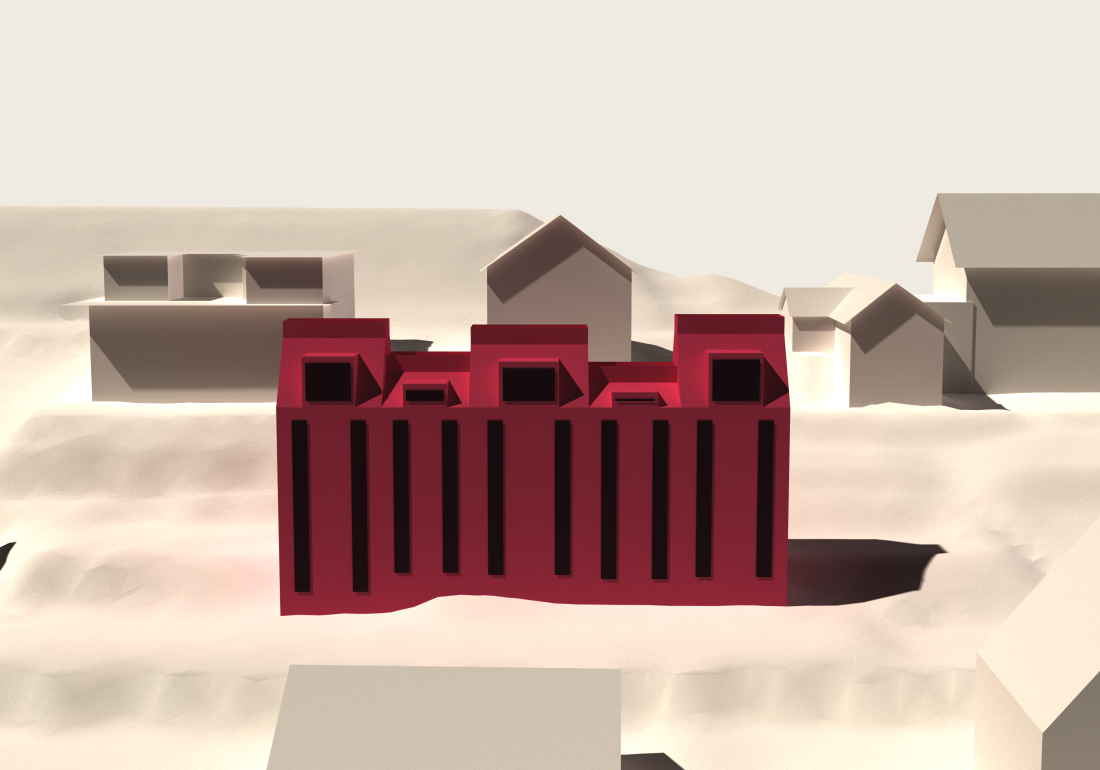
#> input picture render-scratch/2623/collage4/render/2623_OBR_warm_hero.png, 2200 x 1540 px, found by its file name (shown at 1/2 size)
$ python compose_collage4.py
#> lines starting #> are read from the running program, lines starting #| are printed output that depends on the picture; after the words box and inside, x2 and y2 are one past the last pixel; in counts of white or black regions, pixels touching at a corner belong together
#!/usr/bin/env python3
# -*- coding: utf-8 -*-
from PIL import Image, ImageDraw, ImageFont, ImageChops
from pathlib import Path
H=Path("/Volumes/daten/jans-ai-hub/render-scratch/2623"); RND=H/"collage4/render"
OUT=H/"2623_Collage_Schraegdach_v4_Oberrieden.png"
CREME=(241,236,227);INK=(58,34,40);GREY=(120,104,96)
SW=[("Oxblood","#8C2233"),("Karmin","#A02740"),("Altrosa","#C56F81"),("Creme","#F1ECE3")]
def font(s,b=False):
    for c in (["/System/Library/Fonts/Supplemental/Arial Bold.ttf"] if b else ["/System/Library/Fonts/Supplemental/Arial.ttf"])+["/System/Library/Fonts/Helvetica.ttc"]:
        try:return ImageFont.truetype(c,s)
        except Exception:pass
    return ImageFont.load_default()
def trim(im,bg=CREME,pad=10,thr=10):
    rgb=im.convert("RGB");diff=ImageChops.difference(rgb,Image.new("RGB",rgb.size,bg)).convert("L").point(lambda p:255 if p>thr else 0)
    bb=diff.getbbox()
    return rgb if not bb else rgb.crop((max(0,bb[0]-pad),max(0,bb[1]-pad),min(rgb.width,bb[2]+pad),min(rgb.height,bb[3]+pad)))
def fit(im,bw,bh):
    s=min(bw/im.width,bh/im.height);return im.resize((max(1,int(im.width*s)),max(1,int(im.height*s))),Image.LANCZOS)
def pc(c,im,bx,by,bw,bh):
    f=fit(im,bw,bh);c.paste(f,(bx+(bw-f.width)//2,by+(bh-f.height)//2))
W,HT=2480,1980
c=Image.new("RGB",(W,HT),CREME);d=ImageDraw.Draw(c)
d.text((48,40),"Centre-Idee Komorow auf Parzelle 4100 — zusammenhängender Baukörper, in den Hang gesockelt",font=font(34,True),fill=INK)
d.text((48,90),"2623 Oberrieden · ein Volumen mit gestaffelter Dachlandschaft · Seeluken · begehbare Dachterrassen · gewachsene Terrainlinie als Geländeschnitt · dezente Fenestrierung",font=font(21),fill=GREY)
d.text((48,121),"Maximalvolumen W2: Fassadenhöhe 9.0 m, Giebel bis 13.0 m, AZ 0.35 (aGF ~344 m²) · monochrom Maroon nach Referenz «89° Komorow»",font=font(20),fill=GREY)
sx=W-48-len(SW)*150;sy=44
for i,(nm,hx) in enumerate(SW):
    x=sx+i*150;d.rectangle((x,sy,x+120,sy+72),fill=tuple(int(hx[j:j+2],16) for j in (1,3,5)),outline=(110,24,40))
    d.text((x,sy+78),nm,font=font(17),fill=GREY);d.text((x,sy+99),hx,font=font(15),fill=GREY)
def lab(x,y,t):d.text((x,y),t,font=font(22,True),fill=INK)
y1=200;h1=1010
hero=trim(Image.open(RND/"2623_OBR_warm_hero.png"))
#> in trim, rgb is the input picture: PIL image 2200x1540 RGB; mean R, G, B 202.2, 180, 169.6
#> in trim, `diff = ImageChops.difference(rgb, Image.new('RGB', rgb.size, bg)).conv`:
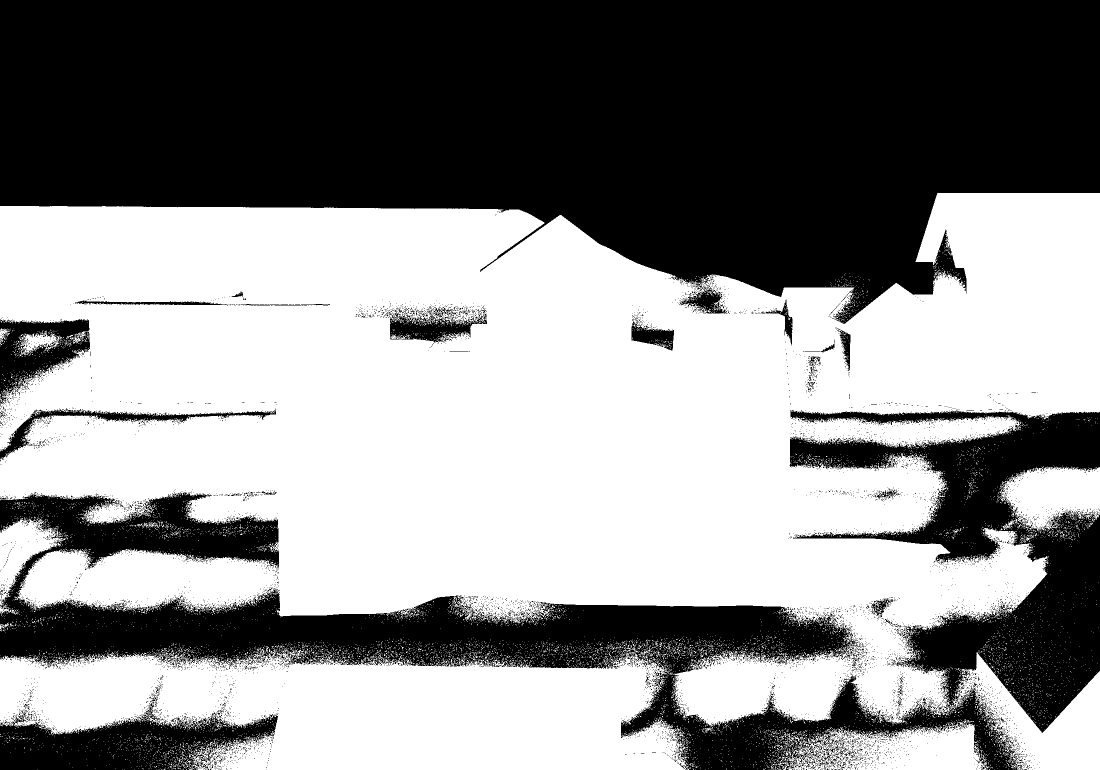
#> diff: PIL image 2200x1540 L (shown at 1/2 size); 54.9% white; 7661 black regions (7549 under 20 px), largest, box (x1, y1, x2, y2) and area: (0, 0, 2200, 648) 1010530, (0, 820, 2200, 1540) 418567, (0, 1404, 556, 1540) 40532
#> in trim, `bb=diff.getbbox()`: bb = (0, 386, 2200, 1540)
vogel=trim(Image.open(RND/"2623_OBR_warm_axo2.png"))
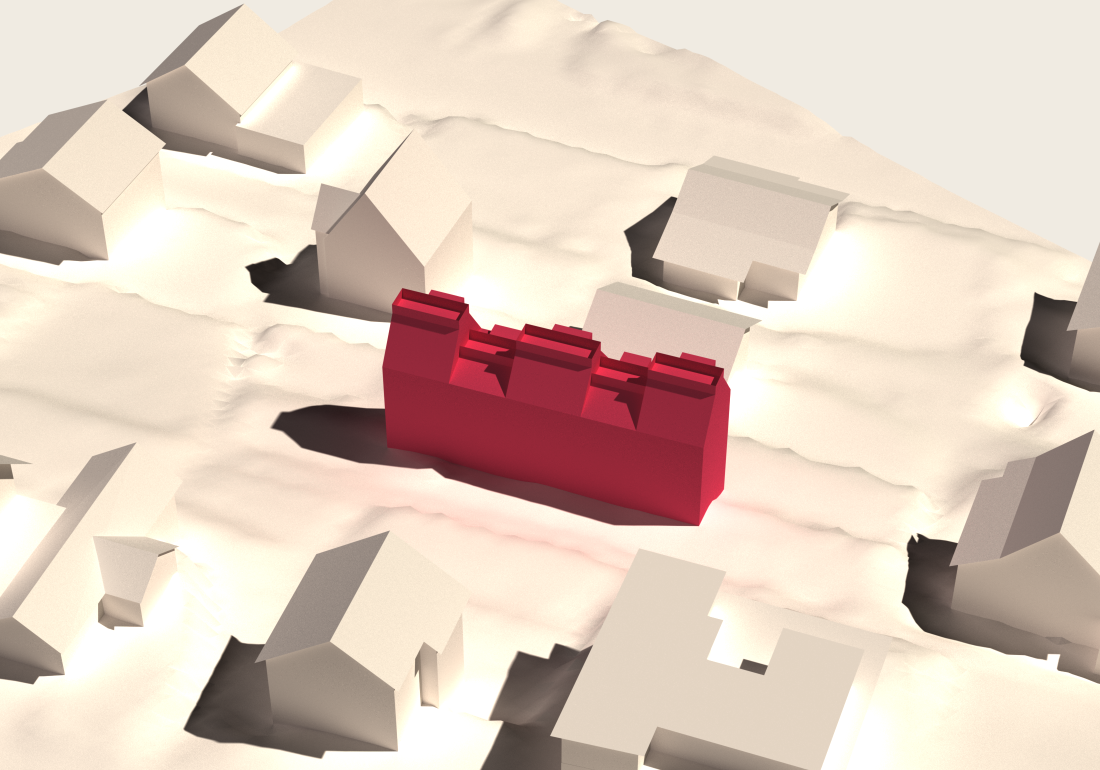
#> input picture render-scratch/2623/collage4/render/2623_OBR_warm_axo2.png, 2200 x 1540 px, found by its file name (shown at 1/2 size)
#> in trim, rgb is the input picture: PIL image 2200x1540 RGB; mean R, G, B 223, 203.8, 189.8
#> in trim (call 2), `diff = ImageChops.difference(rgb, Image.new('RGB', rgb.size, bg)).conv`: diff: PIL image 2200x1540 L; 53.3% white; 10928 black regions (10788 under 20 px), largest, box (x1, y1, x2, y2) and area: (0, 0, 2200, 1386) 1063959, (0, 488, 769, 1309) 239379, (661, 1030, 1245, 1446) 100176
persp=trim(Image.open(RND/"2623_OBR_warm_persp.png"))
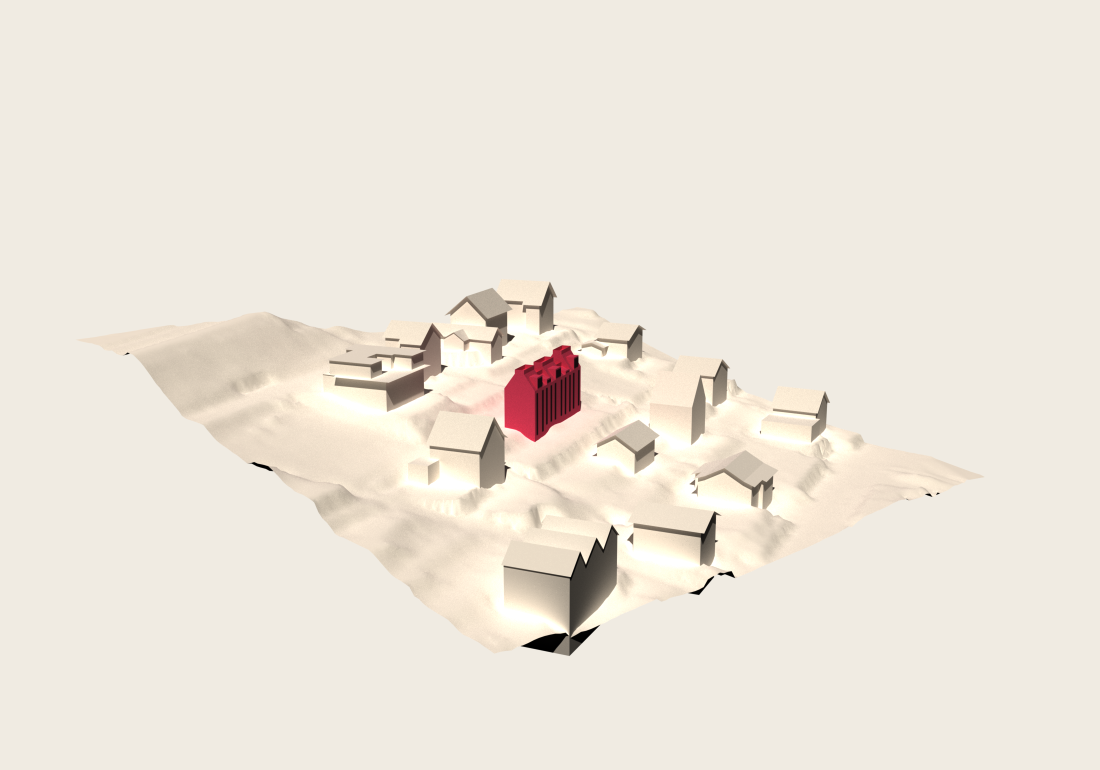
#> input picture render-scratch/2623/collage4/render/2623_OBR_warm_persp.png, 2200 x 1540 px, found by its file name (shown at 1/2 size)
#> call 3 of trim, with bg = (241, 236, 227), pad = 10, thr = 10
#> in trim, rgb is the input picture: PIL image 2200x1540 RGB; mean R, G, B 237.6, 230.5, 219.7
#> in trim (call 3), `diff = ImageChops.difference(rgb, Image.new('RGB', rgb.size, bg)).conv`:
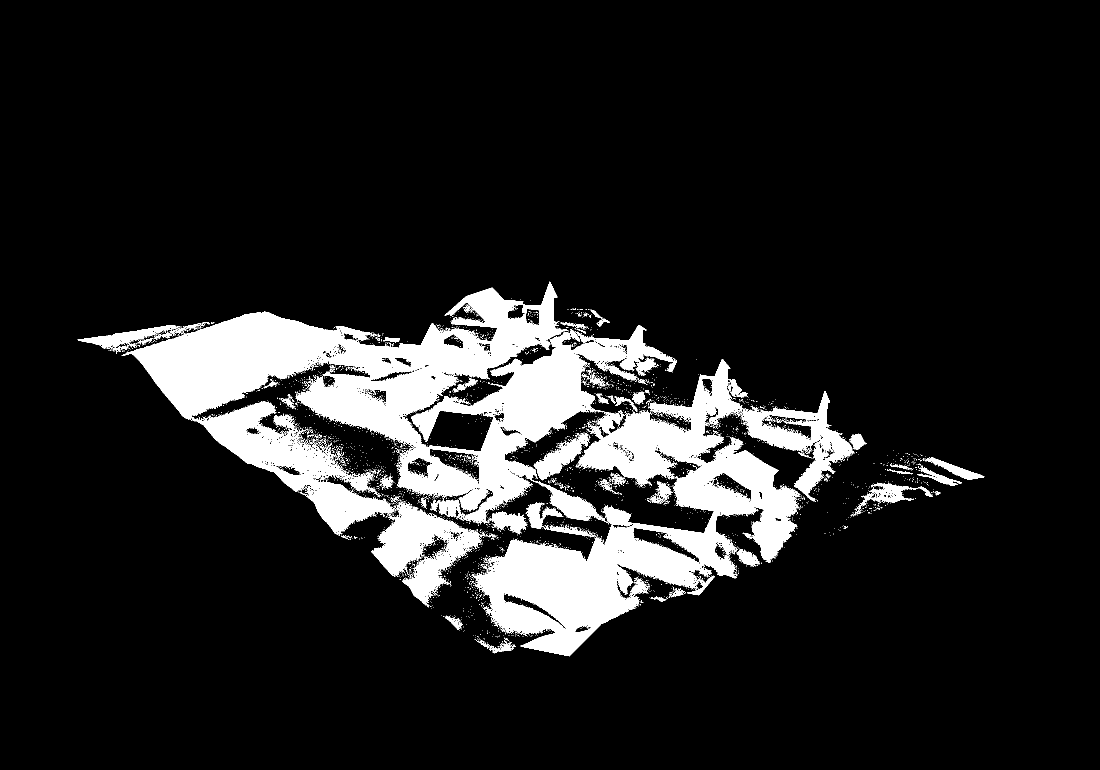
#> diff: PIL image 2200x1540 L (shown at 1/2 size); 11.7% white; 3753 white regions (3673 under 20 px), largest, box (x1, y1, x2, y2) and area: (243, 563, 1709, 1313) 341558, (742, 1002, 964, 1215) 18427, (155, 644, 420, 707) 3893
#> in trim (call 3), `bb=diff.getbbox()`: bb = (155, 563, 1969, 1313)
lab(48,y1,"Seeperspektive — gesockelt im Hang, Lukarnen und Fensterrhythmus")
pc(c,hero,48,y1+34,1500,h1-34)
lab(1580,y1,"Vogelschau im Kontext")
pc(c,vogel,1580,y1+34,852,(h1-34)//2-8)
lab(1580,y1+h1//2+22,"Modell-Perspektive")
pc(c,persp,1580,y1+h1//2+56,852,(h1-34)//2-26)
#> call 3 of fit, with bw = 852, bh = 462
#> in fit (call 3), `return im.resize((max(1, int(im.width * s)), max(1, int(im.height * s)`:
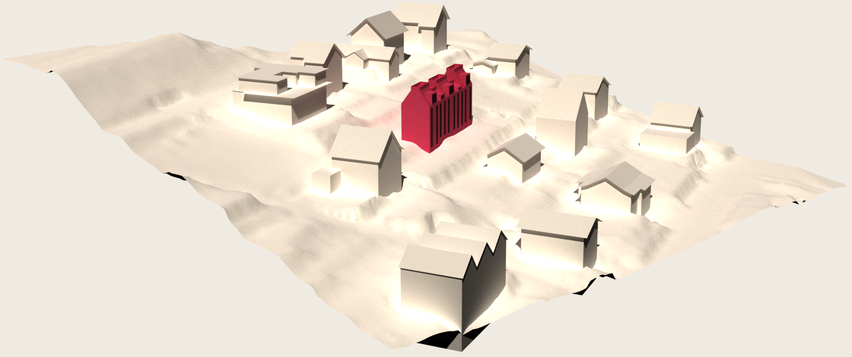
#> returned value: PIL image 852x357 RGB; mean R, G, B 234.1, 224.1, 210.8
y2=y1+h1+46;h2=580
#> (the run stopped early here; a loop or call above may not have finished)
